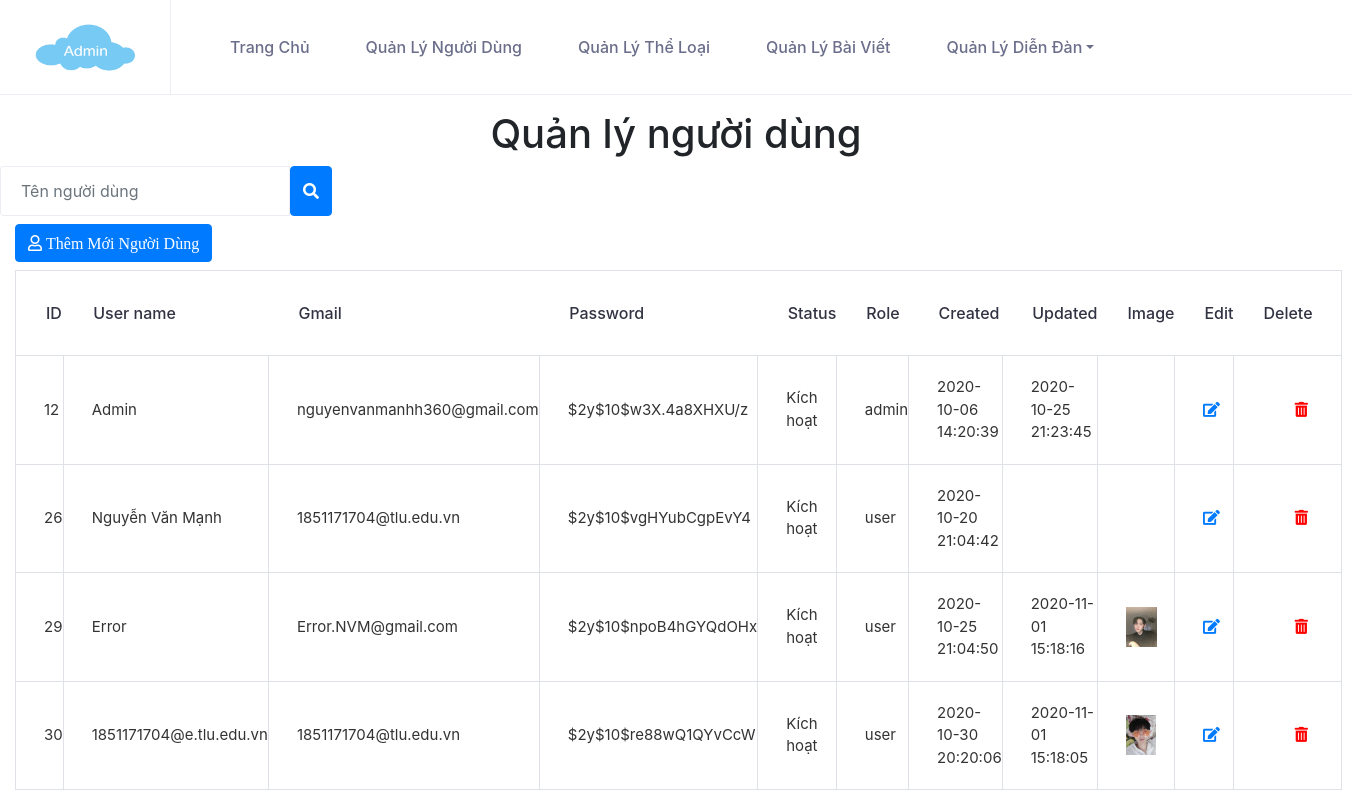
The page /cse485-website-project/Admin/users-index.php (signed in) on the database as committed earlier.
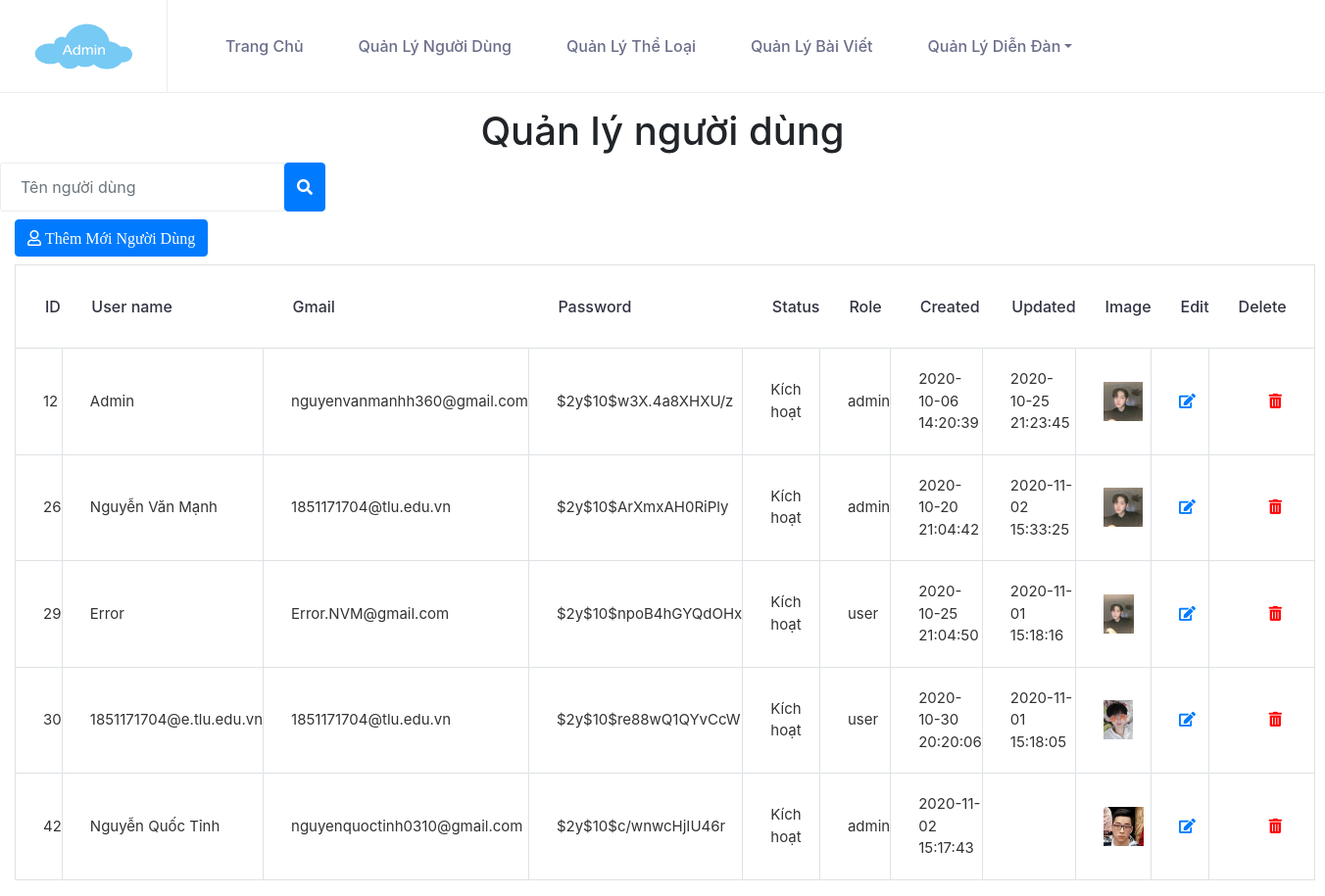
The same page on the database as committed later.
### tables this page shows
CREATE TABLE `users` (
  `ID` int(10) NOT NULL,
  `Username` varchar(50) NOT NULL,
  `Gmail` varchar(50) NOT NULL,
  `Password` varchar(20) NOT NULL,
  `Verification_Code` varchar(255) NOT NULL,
  `Status` tinyint(1) NOT NULL DEFAULT 0,
  `Role` enum('admin','user') NOT NULL DEFAULT 'user',
  `Created_date` datetime NOT NULL DEFAULT current_timestamp(),
  `Updated` datetime DEFAULT NULL,
  `Image` varchar(255) NOT NULL
);

### cse485-website-project/Admin/users-index-process.php (the view, shortened to what this page needs)
<?php
    $UsernameSearch = $_GET['searchString'];
    if (isset($UsernameSearch) && !empty($UsernameSearch))
    {
        $sql = "select * from users where Username like '$UsernameSearch'";
    }
    else
    {
        $sql = "select * from users";
    }
    mysqli_set_charset($conn,"UTF8");
    $result = mysqli_query($conn,$sql);
    while($row = mysqli_fetch_assoc($result))
    {?>
        <tr>
            <td><?php echo $row['ID'] ?></td>
            <td><?php echo $row['Username'] ?></td>
            <td><?php echo $row['Gmail'] ?></td>
            <td><?php echo $row['Password'] ?></td>
            <td>
                <?php
                    if($row['Status'] == '1') { echo "Kích hoạt";}
                ?>
            </td>
            <td><?php echo $row['Role'] ?></td>
            <td><?php echo $row['Created_date'] ?></td>
            <td><?php if ($row['Updated'] != null) echo $row['Updated'] ?></td>
            <td><img src="Assets/images/<?php echo $row['Image'] ?>" alt="" style="height:40px;"></td>
            <td><a href="user-edit.php?id=<?php echo $row['ID'] ?>" name="ID" class="fa fa-edit"></a></td>
            <td class="text-center"><a class="fas fa-trash-alt" style="color:red;" onClick="deleteUser(<?php echo $row['ID']; ?>)"></a></td>
            </tr>
    <?php
    }
?>

### cse485-website-project/Admin/users-index.php (shortened to what this page needs)
<!DOCTYPE html>
<html>
<?php include '../Layouts/css-link.php'; ?>
<?php
include 'Config/config.php';
?>
<body>
    <?php include '../Layouts/header-admin.php'; ?>
    <section class="container-fluid">
        <div class="row">
            <div class="col-lg-12">
                <center>
                <h1 class="page-header" style="margin-top:20px;">Quản lý người dùng</h1>
                </center>
            </div>
        </div>
        <div class="row">
            <form action="users-index.php" method="GET">
                <div class="row">
                    <div class="col-md-12 mb-2">
                        <div class="input-group">
                            <input type="text" class="form-control" value="<?php if (isset($_GET['searchString']) && !empty($_GET['searchString'])) {
                                                                                echo $_GET['searchString'];
                                                                            } ?>" placeholder="Tên người dùng" name="searchString">
                            <button class="btn btn-primary" type="submit">
                                <i class="fas fa-search"></i>
                            </button>
                        </div>
                    </div>
                </div>
            </form>
        </div>
        <h3>
            <a href="user-create.php" class="fa fa-user btn btn-primary"> Thêm mới người dùng</a>
        </h3>
        <div>
            <table class="table table-bordered table-hover" id="dataTables-example" aria-describedby="dataTables-example_info">
                <thead>
                    <tr>
                        <th>ID</th>
                        <th>User name</th>
                        <th>Gmail</th>
                        <th>Password</th>
                        <th>Status</th>
                        <th>Role</th>
                        <th>Created</th>
                        <th>Updated</th>
                        <th>Image</th>
                        <th>Edit</th>
                        <th>Delete</th>
                    </tr>
                </thead>
                <tbody>
                    <?php
                    include 'users-index-process.php';
                    ?>
                </tbody>
            </table>
        </div>
    </section>
</body>
</html>

### cse485-website-project/layouts/css-link.php (shortened to what this page needs)
<head>
    <link rel="stylesheet" href="https://stackpath.bootstrapcdn.com/font-awesome/4.7.0/css/font-awesome.min.css">
    <link rel="stylesheet" href="Assets/css/style.css">
    <link rel="stylesheet" href="https://cdnjs.cloudflare.com/ajax/libs/font-awesome/5.14.0/css/all.min.css">
    <link rel="stylesheet" href="https://stackpath.bootstrapcdn.com/bootstrap/4.3.1/css/bootstrap.min.css">
</head>

### cse485-website-project/layouts/header-admin.php (shortened to what this page needs)
<nav class="menu-area">
    <div class="top-menu-area">
        <div class="container-fluid">
            <div class="row">
                <div class="col-lg-12">
                    <div class="menu-fullwidth">
                        <div class="logo-wrapper">
                            <div class="logo logo-top">
                                <a href="index.php"><img src="../Assets/images/log.png" style="height:50px;width:100px;" alt="logo image" class="img-fluid"></a>
                            </div>
                        </div>
                        <div class="menu-container">
                            <div class="d_menu">
                                <nav class="navbar navbar-expand-lg mainmenu__menu">
                                    <div class="nav">
                                        <ul class="navbar-nav">
                                            <li class="nav-item active">
                                                <a class="nav-link" href="../index.php">Trang chủ</a>
                                            </li>
                                            <li class="nav-item">
                                                <a class="nav-link" href="users-index.php">Quản lý người dùng</a>
                                            </li>
                                            <li class="nav-item">
                                                <a class="nav-link" href="categoris-posts-index.php">Quản lý thể loại</a>
                                            </li>
                                            <li class="nav-item">
                                                <a class="nav-link" href="posts-index.php">Quản lý bài viết</a>
                                            </li>
                                            <li class="nav-item dropdown show">
                                                <a class="nav-link  dropdown-toggle" href="#" role="button" id="dropdownMenuLink" data-toggle="dropdown">Quản lý diễn đàn</a>
                                            </li>
                                        </ul>
                                    </div>
                                </nav>
                            </div>
                        </div>
                    </div>
                </div>
            </div>
        </div>
    </div>
</nav>

Rows that differ between the two databases and show on the page:
changed users "Admin": Image: picture added
changed users "Nguyễn Văn Mạnh": Password "$2y$10$vgHYubCgpEvY4" → "$2y$10$ArXmxAH0RiPly"; Role "user" → "admin"; Updated (not shown) → "2020-11-02 15:33:25"; Image: picture added
added users: ID "42", Username "Nguyễn Quốc Tỉnh", Gmail "nguyenquoctinh0310@gmail.com", Password "$2y$10$c/wnwcHjIU46r", Status "Kích hoạt", Role "admin", Created_date "2020-11-02 15:17:43", Image (picture)
